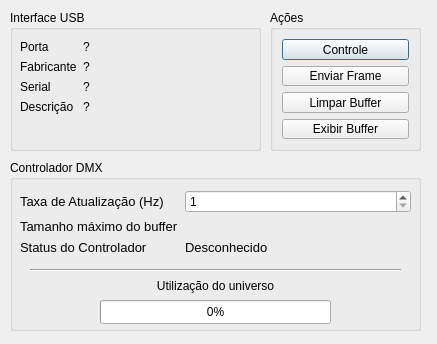
<?xml version="1.0" encoding="UTF-8"?>
<ui version="4.0">
 <class>Configuracoes</class>
 <widget class="QDialog" name="Configuracoes">
  <property name="geometry">
   <rect>
    <x>0</x>
    <y>0</y>
    <width>437</width>
    <height>344</height>
   </rect>
  </property>
  <property name="windowTitle">
   <string>Configurações</string>
  </property>
  <property name="windowIcon">
   <iconset resource="img/img.qrc">
    <normaloff>:/setttings2.png</normaloff>:/setttings2.png</iconset>
  </property>
  <widget class="QGroupBox" name="groupBox_3">
   <property name="geometry">
    <rect>
     <x>270</x>
     <y>10</y>
     <width>151</width>
     <height>141</height>
    </rect>
   </property>
   <property name="title">
    <string>Ações</string>
   </property>
   <layout class="QVBoxLayout" name="verticalLayout_4">
    <item>
     <layout class="QVBoxLayout" name="verticalLayout_3">
      <item>
       <widget class="QPushButton" name="bControl">
        <property name="text">
         <string>Controle</string>
        </property>
       </widget>
      </item>
      <item>
       <widget class="QPushButton" name="sendFrame">
        <property name="text">
         <string>Enviar Frame</string>
        </property>
       </widget>
      </item>
      <item>
       <widget class="QPushButton" name="clearBuffer">
        <property name="text">
         <string>Limpar Buffer</string>
        </property>
       </widget>
      </item>
      <item>
       <widget class="QPushButton" name="showBuffer">
        <property name="text">
         <string>Exibir Buffer</string>
        </property>
       </widget>
      </item>
     </layout>
    </item>
   </layout>
  </widget>
  <widget class="QGroupBox" name="groupBox_4">
   <property name="geometry">
    <rect>
     <x>10</x>
     <y>160</y>
     <width>411</width>
     <height>171</height>
    </rect>
   </property>
   <property name="title">
    <string>Controlador DMX</string>
   </property>
   <widget class="QWidget" name="formLayoutWidget_2">
    <property name="geometry">
     <rect>
      <x>10</x>
      <y>30</y>
      <width>391</width>
      <height>81</height>
     </rect>
    </property>
    <layout class="QFormLayout" name="formLayout_3">
     <item row="0" column="0">
      <widget class="QLabel" name="label_9">
       <property name="font">
        <font>
         <pointsize>10</pointsize>
        </font>
       </property>
       <property name="text">
        <string>Taxa de Atualização (Hz)</string>
       </property>
       <property name="alignment">
        <set>Qt::AlignLeading|Qt::AlignLeft|Qt::AlignVCenter</set>
       </property>
      </widget>
     </item>
     <item row="1" column="0">
      <widget class="QLabel" name="label_10">
       <property name="font">
        <font>
         <pointsize>10</pointsize>
        </font>
       </property>
       <property name="text">
        <string>Tamanho máximo do buffer</string>
       </property>
      </widget>
     </item>
     <item row="1" column="1">
      <widget class="QLabel" name="BufferSize">
       <property name="font">
        <font>
         <pointsize>10</pointsize>
        </font>
       </property>
       <property name="text">
        <string/>
       </property>
      </widget>
     </item>
     <item row="2" column="0">
      <widget class="QLabel" name="label_11">
       <property name="font">
        <font>
         <pointsize>10</pointsize>
        </font>
       </property>
       <property name="text">
        <string>Status do Controlador</string>
       </property>
      </widget>
     </item>
     <item row="2" column="1">
      <widget class="QLabel" name="StatusDMX">
       <property name="font">
        <font>
         <pointsize>10</pointsize>
        </font>
       </property>
       <property name="text">
        <string>Desconhecido</string>
       </property>
      </widget>
     </item>
     <item row="0" column="1">
      <widget class="QSpinBox" name="TimerInput">
       <property name="minimum">
        <number>1</number>
       </property>
       <property name="maximum">
        <number>60</number>
       </property>
      </widget>
     </item>
    </layout>
   </widget>
   <widget class="QProgressBar" name="progressBar">
    <property name="geometry">
     <rect>
      <x>90</x>
      <y>140</y>
      <width>231</width>
      <height>24</height>
     </rect>
    </property>
    <property name="sizePolicy">
     <sizepolicy hsizetype="Fixed" vsizetype="Fixed">
      <horstretch>0</horstretch>
      <verstretch>0</verstretch>
     </sizepolicy>
    </property>
    <property name="maximum">
     <number>512</number>
    </property>
    <property name="value">
     <number>0</number>
    </property>
    <property name="invertedAppearance">
     <bool>false</bool>
    </property>
   </widget>
   <widget class="QLabel" name="label_12">
    <property name="geometry">
     <rect>
      <x>80</x>
      <y>110</y>
      <width>251</width>
      <height>31</height>
     </rect>
    </property>
    <property name="text">
     <string>Utilização do universo</string>
    </property>
    <property name="alignment">
     <set>Qt::AlignCenter</set>
    </property>
   </widget>
   <widget class="Line" name="line">
    <property name="geometry">
     <rect>
      <x>20</x>
      <y>100</y>
      <width>371</width>
      <height>20</height>
     </rect>
    </property>
    <property name="orientation">
     <enum>Qt::Horizontal</enum>
    </property>
   </widget>
  </widget>
  <widget class="QGroupBox" name="groupBox">
   <property name="geometry">
    <rect>
     <x>10</x>
     <y>10</y>
     <width>251</width>
     <height>141</height>
    </rect>
   </property>
   <property name="title">
    <string>Interface USB</string>
   </property>
   <widget class="QWidget" name="formLayoutWidget_3">
    <property name="geometry">
     <rect>
      <x>10</x>
      <y>30</y>
      <width>231</width>
      <height>111</height>
     </rect>
    </property>
    <layout class="QFormLayout" name="formLayout_2">
     <item row="1" column="0">
      <widget class="QLabel" name="label_5">
       <property name="text">
        <string>Fabricante</string>
       </property>
      </widget>
     </item>
     <item row="1" column="1">
      <widget class="QLabel" name="Fabricante">
       <property name="text">
        <string>?</string>
       </property>
      </widget>
     </item>
     <item row="2" column="0">
      <widget class="QLabel" name="label_6">
       <property name="text">
        <string>Serial</string>
       </property>
      </widget>
     </item>
     <item row="2" column="1">
      <widget class="QLabel" name="Serial">
       <property name="text">
        <string>?</string>
       </property>
      </widget>
     </item>
     <item row="3" column="0">
      <widget class="QLabel" name="label_7">
       <property name="text">
        <string>Descrição</string>
       </property>
      </widget>
     </item>
     <item row="3" column="1">
      <widget class="QLabel" name="Descricao">
       <property name="text">
        <string>?</string>
       </property>
      </widget>
     </item>
     <item row="0" column="0">
      <widget class="QLabel" name="label_8">
       <property name="text">
        <string>Porta</string>
       </property>
      </widget>
     </item>
     <item row="0" column="1">
      <widget class="QLabel" name="Localizacao">
       <property name="text">
        <string>?</string>
       </property>
      </widget>
     </item>
    </layout>
   </widget>
  </widget>
 </widget>
 <resources>
  <include location="img/img.qrc"/>
 </resources>
 <connections/>
</ui>
